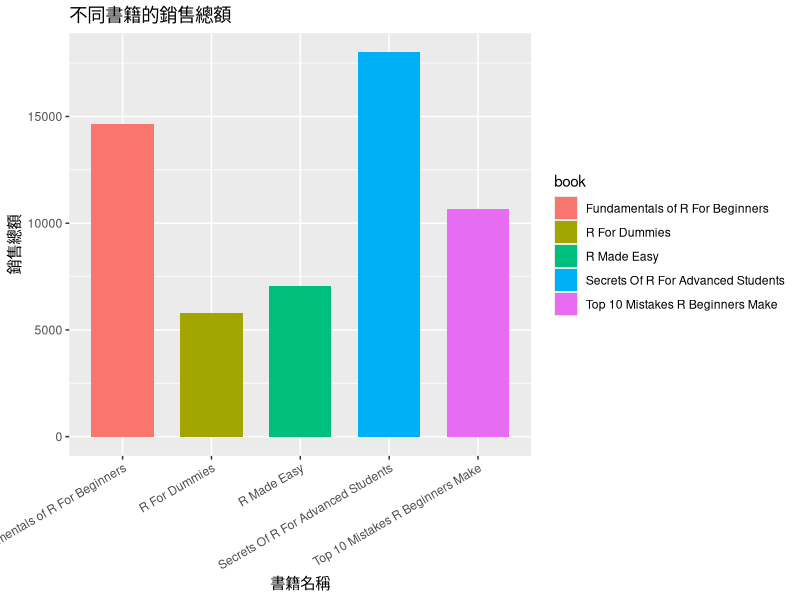
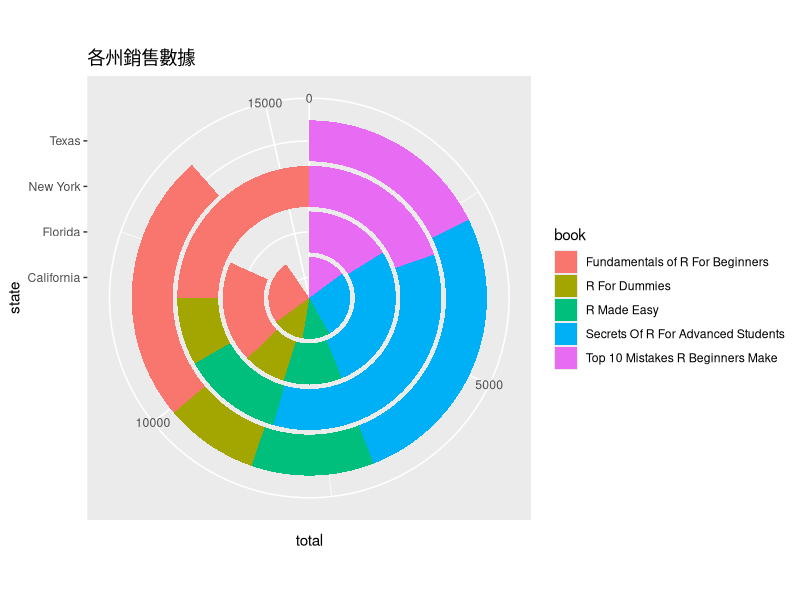

These charts were generated, in order, by the following R code:
## ---- chunk 1
# install and use packages
# install.packages("tidyverse") # prevent error
library(tidyverse)
## ---- chunk 2
# load the data set
data <- read_csv("book_reviews.csv")
## ---- chunk 3
# find the info. of the data set
str(data)
head(data)
summary(data)
## ---- chunk 4
is.na(data) # check if the entry is NULL
colSums(is.na(data)) # calculate the number of NULL in each column
data <- data %>% drop_na() # about 10% observations would be dropped
## ---- chunk 5
data <- data %>% mutate(state = case_when(
  state == "AL" ~ "Alabama",
  state == "AK" ~ "Alaska",
  state == "AZ" ~ "Arizona",
  state == "AR" ~ "Arkansas",
  state == "CA" ~ "California",
  state == "CO" ~ "Colorado",
  state == "CT" ~ "Connecticut",
  state == "DE" ~ "Delaware",
  state == "DC" ~ "District of Columbia",
  state == "FL" ~ "Florida",
  state == "GA" ~ "Georgia",
  state == "HI" ~ "Hawaii",
  state == "ID" ~ "Idaho",
  state == "IL" ~ "Illinois",
  state == "IN" ~ "Indiana",
  state == "IA" ~ "Iowa",
  state == "KS" ~ "Kansas",
  state == "KY" ~ "Kentucky",
  state == "LA" ~ "Louisiana",
  state == "ME" ~ "Maine",
  state == "MD" ~ "Maryland",
  state == "MA" ~ "Massachusetts",
  state == "MI" ~ "Michigan",
  state == "MN" ~ "Minnesota",
  state == "MS" ~ "Mississippi",
  state == "MO" ~ "Missouri",
  state == "MT" ~ "Montana",
  state == "NE" ~ "Nebraska",
  state == "NV" ~ "Nevada",
  state == "NH" ~ "New Hampshire",
  state == "NJ" ~ "New Jersey",
  state == "NM" ~ "New Mexico",
  state == "NY" ~ "New York",
  state == "NC" ~ "North Carolina",
  state == "ND" ~ "North Dakota",
  state == "OH" ~ "Ohio",
  state == "OK" ~ "Oklahoma",
  state == "OR" ~ "Oregon",
  state == "PA" ~ "Pennsylvania",
  state == "RI" ~ "Rhode Island",
  state == "SC" ~ "South Carolina",
  state == "SD" ~ "South Dakota",
  state == "TN" ~ "Tennessee",
  state == "TX" ~ "Texas",
  state == "UT" ~ "Utah",
  state == "VT" ~ "Vermont",
  state == "VA" ~ "Virginia",
  state == "WA" ~ "Washington",
  state == "WV" ~ "West Virginia",
  state == "WI" ~ "Wisconsin",
  state == "WY" ~ "Wyoming",
  TRUE ~ state
))
## ---- chunk 6
unique(data$review) # observe if we can turn the words into numeric values

data <- data %>% mutate(score = case_when(
  review == "Poor" ~ 1,
  review == "Fair" ~ 2,
  review == "Good" ~ 3,
  review == "Great" ~ 4,
  review == "Excellent" ~ 5,
  TRUE ~ 2
))

data <- data %>% select(-review) # remove the useless column
## ---- chunk 7
# data <- unique(data) # remove the completely duplicate rows
## ---- chunk 8
# find the info. of the modified data set
str(data)
head(data)
summary(data)
## ---- chunk 9
# output the modified data set
write_csv(data, "book_reviews_cleaning.csv")
## ---- chunk 10
unique(data$book) 
data_1 <- data %>% group_by(book) %>% summarise(avg_price = mean(price), count = n(), total = avg_price * count, avg_score = mean(score))
data_1

# visualize the analytic result
ggplot(data_1, aes(x = book, y = total, fill = book)) + 
  geom_col(width = 0.7) +
  labs(title = "不同書籍的銷售總額", x = "書籍名稱", y = "銷售總額") +
  theme(
    axis.text.x = element_text(angle = 30, hjust = 1) # tilt x-axis labels
  )
## ---- chunk 11
data_2 <- data %>% group_by(state, book) %>% summarise(price = mean(price), count = n(), total = price * count, avg_score = mean(score))
data_2
summary(data_2)

# visualize the analytic result
ggplot(data_2, aes(x = state, y = total, fill = book)) +
  geom_col() +
  coord_polar("y") +  # turn into the pie chart
  labs(title = "各州銷售數據")
